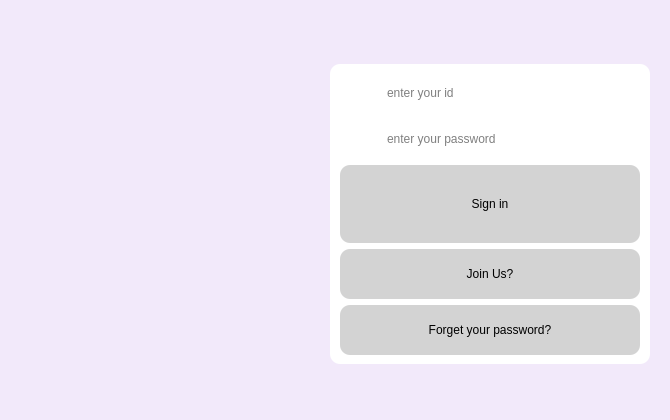
<?xml version="1.0" encoding="UTF-8"?>
<ui version="4.0">
 <class>Widget</class>
 <widget class="QWidget" name="Widget">
  <property name="geometry">
   <rect>
    <x>0</x>
    <y>0</y>
    <width>670</width>
    <height>420</height>
   </rect>
  </property>
  <property name="sizePolicy">
   <sizepolicy hsizetype="Fixed" vsizetype="Fixed">
    <horstretch>0</horstretch>
    <verstretch>0</verstretch>
   </sizepolicy>
  </property>
  <property name="minimumSize">
   <size>
    <width>670</width>
    <height>420</height>
   </size>
  </property>
  <property name="maximumSize">
   <size>
    <width>670</width>
    <height>420</height>
   </size>
  </property>
  <property name="windowTitle">
   <string>ChatTime Login</string>
  </property>
  <property name="styleSheet">
   <string notr="true">background-color: rgb(242, 233, 250);</string>
  </property>
  <layout class="QHBoxLayout" name="horizontalLayout_3">
   <property name="topMargin">
    <number>20</number>
   </property>
   <item>
    <layout class="QHBoxLayout" name="horizontalLayout">
     <item>
      <spacer name="horizontalSpacer">
       <property name="orientation">
        <enum>Qt::Horizontal</enum>
       </property>
       <property name="sizeHint" stdset="0">
        <size>
         <width>40</width>
         <height>20</height>
        </size>
       </property>
      </spacer>
     </item>
     <item>
      <widget class="QLabel" name="label_2">
       <property name="minimumSize">
        <size>
         <width>300</width>
         <height>400</height>
        </size>
       </property>
       <property name="maximumSize">
        <size>
         <width>300</width>
         <height>400</height>
        </size>
       </property>
       <property name="text">
        <string/>
       </property>
       <property name="pixmap">
        <pixmap resource="resources.qrc">:/images/loginreg.png</pixmap>
       </property>
       <property name="scaledContents">
        <bool>true</bool>
       </property>
      </widget>
     </item>
     <item>
      <widget class="QWidget" name="widget_2" native="true">
       <layout class="QVBoxLayout" name="verticalLayout">
        <item>
         <widget class="QWidget" name="widget" native="true">
          <property name="minimumSize">
           <size>
            <width>320</width>
            <height>300</height>
           </size>
          </property>
          <property name="maximumSize">
           <size>
            <width>320</width>
            <height>300</height>
           </size>
          </property>
          <property name="styleSheet">
           <string notr="true">
border-radius: 10px;
background-color: white;
</string>
          </property>
          <layout class="QHBoxLayout" name="horizontalLayout_2">
           <item>
            <layout class="QVBoxLayout" name="verticalLayout_2">
             <item>
              <layout class="QGridLayout" name="gridLayout">
               <item row="0" column="1">
                <widget class="QLineEdit" name="idInput">
                 <property name="placeholderText">
                  <string>enter your id</string>
                 </property>
                </widget>
               </item>
               <item row="1" column="0">
                <widget class="QLabel" name="passwordLabel">
                 <property name="minimumSize">
                  <size>
                   <width>40</width>
                   <height>40</height>
                  </size>
                 </property>
                 <property name="maximumSize">
                  <size>
                   <width>40</width>
                   <height>40</height>
                  </size>
                 </property>
                 <property name="text">
                  <string/>
                 </property>
                 <property name="pixmap">
                  <pixmap resource="resources.qrc">:/images/password2.svg</pixmap>
                 </property>
                 <property name="scaledContents">
                  <bool>true</bool>
                 </property>
                </widget>
               </item>
               <item row="1" column="1">
                <widget class="QLineEdit" name="passwordInput">
                 <property name="echoMode">
                  <enum>QLineEdit::Password</enum>
                 </property>
                 <property name="placeholderText">
                  <string>enter your password</string>
                 </property>
                </widget>
               </item>
               <item row="0" column="0">
                <widget class="QLabel" name="usernameLabel">
                 <property name="sizePolicy">
                  <sizepolicy hsizetype="Fixed" vsizetype="Fixed">
                   <horstretch>0</horstretch>
                   <verstretch>0</verstretch>
                  </sizepolicy>
                 </property>
                 <property name="minimumSize">
                  <size>
                   <width>40</width>
                   <height>40</height>
                  </size>
                 </property>
                 <property name="maximumSize">
                  <size>
                   <width>40</width>
                   <height>40</height>
                  </size>
                 </property>
                 <property name="text">
                  <string/>
                 </property>
                 <property name="pixmap">
                  <pixmap resource="resources.qrc">:/images/username2.svg</pixmap>
                 </property>
                 <property name="scaledContents">
                  <bool>true</bool>
                 </property>
                </widget>
               </item>
              </layout>
             </item>
             <item>
              <layout class="QGridLayout" name="gridLayout_2">
               <item row="1" column="0">
                <widget class="QPushButton" name="regosterBtn">
                 <property name="sizePolicy">
                  <sizepolicy hsizetype="Fixed" vsizetype="Fixed">
                   <horstretch>0</horstretch>
                   <verstretch>0</verstretch>
                  </sizepolicy>
                 </property>
                 <property name="minimumSize">
                  <size>
                   <width>300</width>
                   <height>0</height>
                  </size>
                 </property>
                 <property name="maximumSize">
                  <size>
                   <width>300</width>
                   <height>50</height>
                  </size>
                 </property>
                 <property name="styleSheet">
                  <string notr="true">QPushButton {
        border: none;
        background-color: lightgray;
    }
    QPushButton:hover {
        background-color: gray;
    }
    QPushButton:pressed {
        background-color: darkgray;
    }</string>
                 </property>
                 <property name="text">
                  <string>Join Us?</string>
                 </property>
                </widget>
               </item>
               <item row="0" column="0">
                <widget class="QPushButton" name="loginBtn">
                 <property name="sizePolicy">
                  <sizepolicy hsizetype="Fixed" vsizetype="Fixed">
                   <horstretch>0</horstretch>
                   <verstretch>0</verstretch>
                  </sizepolicy>
                 </property>
                 <property name="minimumSize">
                  <size>
                   <width>300</width>
                   <height>0</height>
                  </size>
                 </property>
                 <property name="maximumSize">
                  <size>
                   <width>300</width>
                   <height>100</height>
                  </size>
                 </property>
                 <property name="styleSheet">
                  <string notr="true">QPushButton {
        border: none;
        background-color: lightgray;
    }
    QPushButton:hover {
        background-color: gray;
    }
    QPushButton:pressed {
        background-color: darkgray;
    }</string>
                 </property>
                 <property name="text">
                  <string>Sign in</string>
                 </property>
                </widget>
               </item>
               <item row="2" column="0">
                <widget class="QPushButton" name="forgetBtn">
                 <property name="sizePolicy">
                  <sizepolicy hsizetype="Fixed" vsizetype="Fixed">
                   <horstretch>0</horstretch>
                   <verstretch>0</verstretch>
                  </sizepolicy>
                 </property>
                 <property name="minimumSize">
                  <size>
                   <width>300</width>
                   <height>0</height>
                  </size>
                 </property>
                 <property name="maximumSize">
                  <size>
                   <width>300</width>
                   <height>50</height>
                  </size>
                 </property>
                 <property name="styleSheet">
                  <string notr="true">QPushButton {
        border: none;
        background-color: lightgray;
    }
    QPushButton:hover {
        background-color: gray;
    }
    QPushButton:pressed {
        background-color: darkgray;
    }</string>
                 </property>
                 <property name="text">
                  <string>Forget your password?</string>
                 </property>
                </widget>
               </item>
              </layout>
             </item>
            </layout>
           </item>
          </layout>
         </widget>
        </item>
       </layout>
      </widget>
     </item>
    </layout>
   </item>
  </layout>
 </widget>
 <resources>
  <include location="resources.qrc"/>
 </resources>
 <connections/>
</ui>
